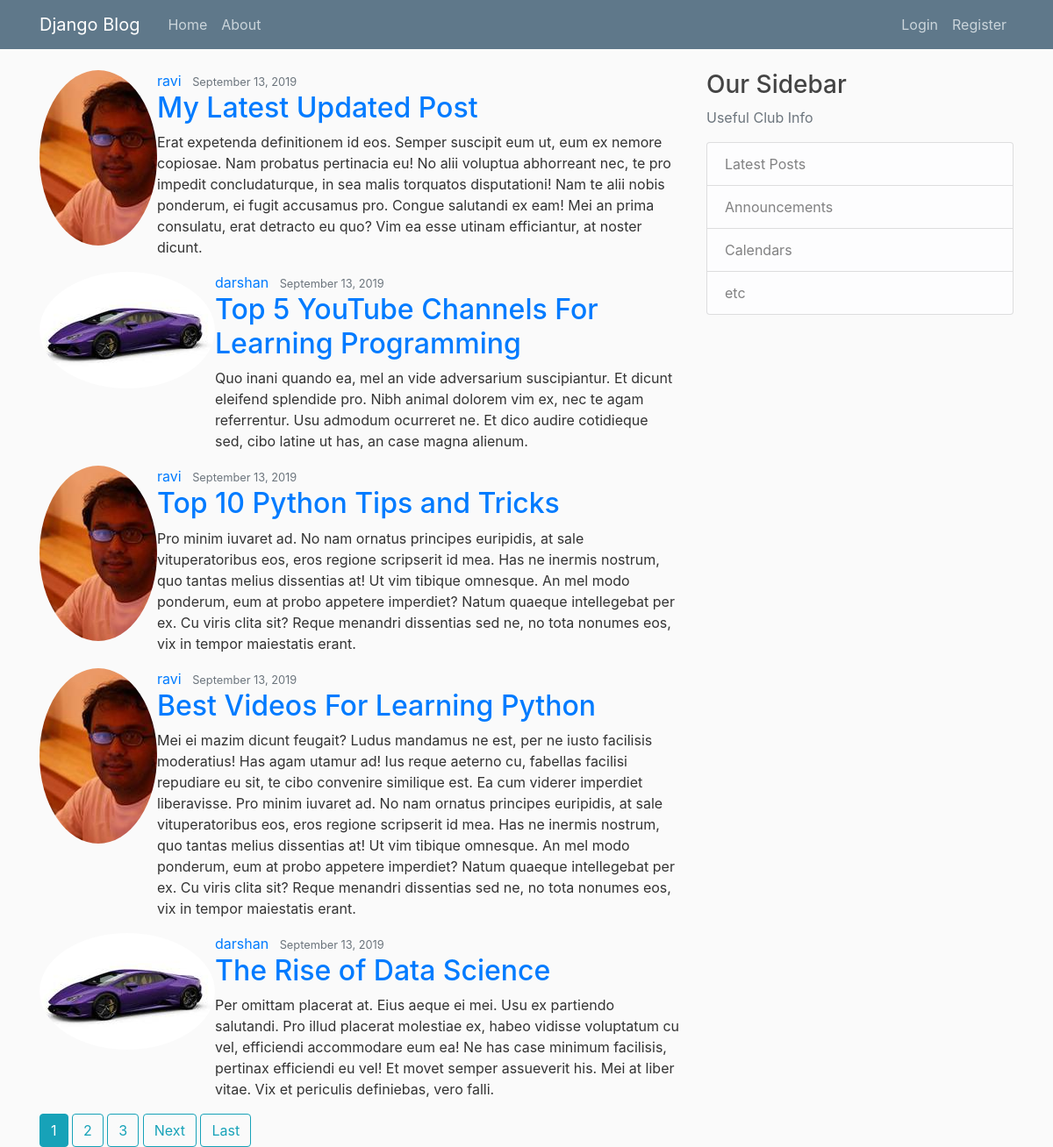
The page / on the database its author committed.
### blog/models.py (models this page shows, shortened)
class Post(models.Model):
    title = models.CharField(("Just Another Post"), max_length=50)
    content = models.TextField()
    date_posted = models.DateTimeField(auto_now=False, auto_now_add=True)
    author = models.ForeignKey(User, verbose_name=(""), on_delete=models.CASCADE)

### users/models.py (models this page shows, shortened)
class Profile(models.Model):
    user = models.OneToOneField(User, on_delete=models.CASCADE)
    image = models.ImageField(default='default.jpg', upload_to='profile_pics', height_field=None, width_field=None, max_length=None)

### blog/views.py (the view)
# urls.py: path('', PostListView.as_view(), name='blog-home'),
class PostListView(ListView):
    model = Post
    template_name = 'blog/home.html'
    context_object_name = 'posts'
    ordering = ['-date_posted']
    paginate_by = 5

### blog/templates/blog/home.html (shortened to what this page needs)
{% extends "blog/base.html" %}
{% block content %}
   {% for post in posts  %}
       <article class="media content-section">
        <img class="rounded-circle article-img" src={{ post.author.profile.image.url }}>
        <div class="media-body">
        <div class="article-metadata">
            <a class="mr-2" href="{% url 'user-posts' post.author.username %}">{{ post.author }}</a>
            <small class="text-muted">{{ post.date_posted|date:"F d, Y" }}</small>
          </div>
          <h2><a class="article-title" href="{% url 'post-detail' post.id %}">{{ post.title }}</a></h2>
          <p class="article-content">{{ post.content }}</p>
        </div>
      </article>
    {% endfor %}
    {% if is_paginated %}
      {% for num in page_obj.paginator.page_range  %}
        {% if page_obj.number == num %}
          <a href="?page={{num}}" class="btn btn-info" >{{num}}</a>
        {% elif num > page_obj.number|add:'-3' and  num < page_obj.number|add:'3'%}
          <a href="?page={{num}}" class="btn btn-outline-info" >{{num}}</a>
        {% endif %}
      {% endfor %}
      {% if page_obj.has_next  %}
        <a href="?page={{page_obj.next_page_number}}" class="btn btn-outline-info" >Next</a>
        <a href="?page={{page_obj.paginator.num_pages}}" class="btn btn-outline-info" >Last</a>
      {% endif %}
    {% endif %}
{% endblock content %}

### blog/templates/blog/base.html (shortened to what this page needs)
{% load static %}
<!doctype html>
<html lang="en">
  <head>
    <link rel="stylesheet" href="https://maxcdn.bootstrapcdn.com/bootstrap/4.0.0/css/bootstrap.min.css">
    <link rel="stylesheet" href= "{%static 'blog/main.css'%}">
  </head>
  <body>
  <header class="site-header">
  <nav class="navbar navbar-expand-md navbar-dark bg-steel fixed-top">
    <div class="container">
      <a class="navbar-brand mr-4" href="{% url 'blog-home'%}">Django Blog</a>
      <div class="collapse navbar-collapse" id="navbarToggle">
        <div class="navbar-nav mr-auto">
          <a class="nav-item nav-link" href="{% url 'blog-home'%}">Home</a>
          <a class="nav-item nav-link" href="{% url 'blog-about'%}">About</a>
        </div>
        <div class="navbar-nav">
        {% if user.is_authenticated %}
          <a class="nav-item nav-link" href="{% url 'profile'%}">Profile</a>
          <a class="nav-item nav-link" href="{% url 'post-create'%}">New Post</a>
          <a class="nav-item nav-link" href="{% url 'logout'%}">Logout</a>
        {% else %}
          <a class="nav-item nav-link" href="{% url 'login'%}">Login</a>
          <a class="nav-item nav-link" href="{% url 'register'%}">Register</a>
        {% endif %}
        </div>
      </div>
    </div>
  </nav>
</header>
  <main role="main" class="container">
  <div class="row">
    <div class="col-md-8">
      {% block content %}{% endblock %}
    </div>
    <div class="col-md-4">
      <div class="content-section">
        <h3>Our Sidebar</h3>
        <p class='text-muted'>Useful Club Info
          <ul class="list-group">
            <li class="list-group-item list-group-item-light">Latest Posts</li>
            <li class="list-group-item list-group-item-light">Announcements</li>
            <li class="list-group-item list-group-item-light">Calendars</li>
            <li class="list-group-item list-group-item-light">etc</li>
          </ul>
        </p>
      </div>
    </div>
  </div>
</main>
  </body>
</html>

### blog/static/blog/main.css (style rules this page uses)
body { background: #fafafa; color: #333333; margin-top: 5rem; }
h1, h2, h3, h4, h5, h6 { color: #444444; }
ul { margin: 0; }
.bg-steel { background-color: #5f788a; }
.site-header .navbar-nav .nav-link { color: #cbd5db; }

### rows shown on the page
Post: author.profile.image (picture), author "ravi", date_posted "September 13, 2019", title "My Latest Updated Post", content "Erat expetenda definitionem id eos. Semper suscipit eum ut, eum ex nemore copiosae. Nam probatus pertinacia eu! No alii voluptua abhorreant nec, te pro impedit concludaturque, in sea malis torquatos disputationi! Nam te alii nobis ponderum, ei fugit accusamus pro. Congue salutandi ex eam! Mei an prima consulatu, erat detracto eu quo? Vim ea esse utinam efficiantur, at noster dicunt."
Post: author.profile.image (picture), author "darshan", date_posted "September 13, 2019", title "Top 5 YouTube Channels For Learning Programming", content "Quo inani quando ea, mel an vide adversarium suscipiantur. Et dicunt eleifend splendide pro. Nibh animal dolorem vim ex, nec te agam referrentur. Usu admodum ocurreret ne. Et dico audire cotidieque sed, cibo latine ut has, an case magna alienum."
Post: author.profile.image (picture), author "ravi", date_posted "September 13, 2019", title "Top 10 Python Tips and Tricks", content "Pro minim iuvaret ad. No nam ornatus principes euripidis, at sale vituperatoribus eos, eros regione scripserit id mea. Has ne inermis nostrum, quo tantas melius dissentias at! Ut vim tibique omnesque. An mel modo ponderum, eum at probo appetere imperdiet? Natum quaeque intellegebat per ex. Cu viris clita sit? Reque menandri dissentias sed ne, no tota nonumes eos, vix in tempor maiestatis erant."
Post: author.profile.image (picture), author "ravi", date_posted "September 13, 2019", title "Best Videos For Learning Python", content "Mei ei mazim dicunt feugait? Ludus mandamus ne est, per ne iusto facilisis moderatius! Has agam utamur ad! Ius reque aeterno cu, fabellas facilisi repudiare eu sit, te cibo convenire similique est. Ea cum viderer imperdiet liberavisse. Pro minim iuvaret ad. No nam ornatus principes euripidis, at sale vituperatoribus eos, eros regione scripserit id mea. Has ne inermis nostrum, quo tantas melius dissentias at! Ut vim tibique omnesque. An mel modo ponderum, eum at probo appetere imperdiet? Natum quaeque intellegebat per ex. Cu viris clita sit? Reque menandri dissentias sed ne, no tota nonumes eos, vix in tempor maiestatis erant."
Post: author.profile.image (picture), author "darshan", date_posted "September 13, 2019", title "The Rise of Data Science", content "Per omittam placerat at. Eius aeque ei mei. Usu ex partiendo salutandi. Pro illud placerat molestiae ex, habeo vidisse voluptatum cu vel, efficiendi accommodare eum ea! Ne has case minimum facilisis, pertinax efficiendi eu vel! Et movet semper assueverit his. Mei at liber vitae. Vix et periculis definiebas, vero falli."

### other values the page prints
{{ num }} "1"
{{ num }} "2" "3"
